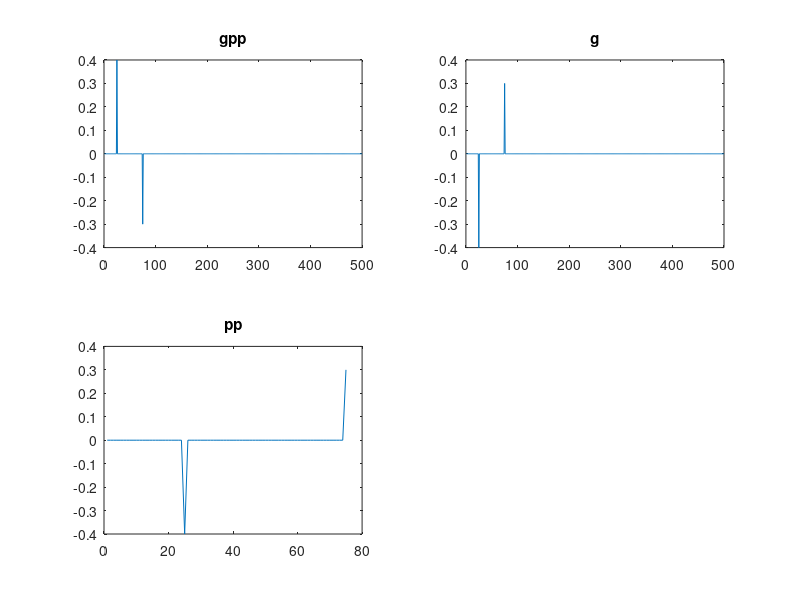

Recreate this plot in MATLAB. (Note: this script raises an error after producing the figure.)

%	program Noah

% ****** noah is an update to pandm to incorporate Noah
% ****** the removal of all surface multiples is the quest.
% ****** I use the f domain
% ------------ steps to compute reflection coeffs from seismogram
% ****** x is the seismogram
% ****** ppg are the refl. coeffs
%	   CALL PEO(NCF,G(2),X,POT) -------- computes the peo g
%	   g(1)=1
%	   call LEVfor(lcf,G,gpp)   -------- computed the refl. coeffs.
%   layerf obtains the synthetic seismogram 1+2R(z) from
%   the reflection coefficients which are read from 2
%   the output is read into 1
clear;
for i=1:20;close;end;
tadcomp='n';

if tadcomp=='y'
load g1tad;
load xtad;
load gpptad;
load xnoah;

xtad=x;
g1tad=g1;
gpptad=gpp;
xnoahtad=xnoah;

clear x;
clear g1;
clear gpp;
clear xnoah;
end;

dt=0.004;
optionfof='y';
optionsof='y';
iwav=1;
lx=300;
lxmax=500;
x=zeros(lxmax,1);
g=zeros(lxmax,1);
gpp=zeros(lxmax,1);
g2=zeros(lxmax,1);
x=zeros(lxmax,1);
xs=zeros(lxmax,1);
xin=zeros(lxmax,1);
xout=zeros(lxmax,1);


tt=[.2 .6];  
gt=[.4 -.3];

n=length(tt);
pp(1:n)=gt(1:n);

cc=gt(1);
nn=fix(tt(1)/2/dt+0.5);

% now set up the layered system


% first determine one-way time, then determine the step in delt of 4ms.

itt(1)=0
for i=1:n
	itt(i+1)=fix(tt(i)/2/dt+0.5);
	ktt=itt(i+1);
	if(i==1)nbig1=ktt;end
	gpp(ktt)=gt(i);
	g(ktt)=-gpp(ktt);
	pp(ktt)=g(ktt);
	for k=itt(i)+1:itt(i+1)-1
		gpp(k)=0.0;
		g(k)=gpp(i);
		pp(k)=g(k);
	end
end

figure,
subplot(221);plot(gpp),title('gpp');
subplot(222);plot(g),title('g');
subplot(223);plot(pp);title('pp');

nkeep=n;
n=ktt;
nbig2=n;

display('BIG n =');n
display('nbig1 =');nbig1
display('nbig2 =');nbig2

nfft=128;

cxin=zeros(nfft,1);
cxnoah=zeros(nfft,1);
ctemp=zeros(nfft,1);

% ****** compute the times for a check
ipos=0;
kk=0;

for i=1:n
	  ipos=ipos+1;
	  if(abs(g(i))~=0)
	  		kk=kk+1;
	  		tt(kk)=ipos*2.*dt;
	  		pp(i)=g(i);
	  end
end

xp(1)=1;

for i=2:nkeep+1
	ipos=itt(i)+1;
	xp(ipos)=-gt(i-1);
end

xp(1)=-1;
xp=-xp;

for ipass=1:2;

% ****** first determine the reverberation 1st order filter
	if(ipass==1)n=nbig1;end
	if(ipass==2)n=nbig2;end
   
	
	ncf=lx;
	%c=resta(gpp,gpptad,'y','gpp-gpptad');
	g(1)=1;
   [g1,g(2:n+1)]=levbak(n,gpp);
   %Check levfor
   rcoef=levfor(n,g);
   subplot(224);plot(rcoef);title(strcat('rcoef from levfor, ipass=',int2str(ipass)))
   figure
   if ipass==2
      subplot(221),plot(g1,'b');%hold on,plot(g1tad,'r');
      title('g1');
   subplot(222),plot(g);title('g');
   end   
   x=acpeo(n,lx,g1);
   if ipass==2
      subplot(223),plot(x,'b');title('output from acpeo');%hold on;
      %plot(xtad,'r'); title('x');
      gpptemp=[1;gpp(:)];rxx_gpp=autocorr(gpptemp);lgpp=length(gpptemp);
      subplot(224),plot(rxx_gpp(lgpp:-1:lgpp./2+1));title('autocorr of gpp');
      c=resta(x,-rxx_gpp(lgpp:-1:lgpp./2+1),'y');
   end;   
   %c=resta(g1,g1tad,'y','g1-g1tad');
   %c=resta(x,xtad,'y','x-xtad');
   
	lx=length(x);i=1:lx;
	xs(i)=x(i);
	pp(i)=x(i);

	xs(1)=-1;
	xs(i)=-xs(i);
	xin(i)=xs(i);
	xout(i)=xs(i);
	
	if(ipass==1)
		i=1:lx;
		filt_1(i)=xout(i+nn);
		xn=max(abs(filt_1));
   	filt_1=filt_1./xn;
	end
end

% ****** now produce the two primary reverberation series
	p_m(i)=zeros(lx,1);
	temp1(i)=zeros(lx,1);
	temp2(i)=zeros(lx,1);

% ****** for 1st order ringing and 2nd order ringing

	temp1(nbig1+1)=xout(nbig1+1);
   temp2(nbig2+1)=xout(nbig2+1);
   
   % First order Filter 
   % c1.z^tau1.(1/(1+c1.z^tau1)=c1.z^tau1.(1-c1.z^tau1+c1^2.z^2tau1-....
   % Second order filter
   % -t1'c1.t1.z^(tau1+tau2).c1.z^tau1.(1/(1+c1.z^tau1)^2=...
   %                        c1.z^tau1.(1-c1.z^tau1+c1^2.z^2tau1-....
	% See Robinson and Treitel pag 288-289
   
   
   p_m=convlim(filt_1,temp1,lx,p_m); % First Order Filter
   temp1=convlim(filt_1,temp2,lx,temp1);
   temp2=convlim(filt_1,temp1,lx,temp2); % Second order filter
   	
	temp2(1)=1;
   figure,
   subplot(221);plot(p_m);title('p_m');
   subplot(222);plot(temp1);title('temp_1');
   subplot(223);plot(temp2);title('temp_2');vv=axis;
   subplot(224);plot(filt_1);title('filt_1');
   subplot(221);axis(vv);
   subplot(222);axis(vv);
   subplot(224);axis(vv);
   
% ****** now sum

	p_m=p_m+temp2;
	xs=xin;
	
	xout(1)=1;

% ****** p_m is the 1st order and 2nd order series + primaries
% ****** now compute the Noah deconvolved series
% ****** the series is 1+R(z) and is obtained as
%	 1+R(z)=1+(X(z)-1)/(2-X(z))

	cxin=fft(xin);nfft=length(cxin);

	i=1:nfft;
   cxnoah(i)=1+(cxin(i)-1)./(2.-cxin(i));
   cxnoah=duplic(cxnoah(1:nfft./2));
   
   xnoah=real(ifft(cxnoah));
   %c=resta(xnoah,xnoahtad,'y','xnoah-xnoahtad');
   
   figure,
   subplot(221);plot(p_m);title('1st and 2nd order series');
	subplot(222);plot(xnoah);title('Noah deconvolved series');

% ****** now compare the traces
   dref=zeros(lx,1); 
	dref(1)=1;
   xs=xs(1:lx);
   if iwav==1 
   	fb=25;
		dt=0.004;
   	lw=50;
   	wav=ricker(lw,fb,dt);
   	wn=max(abs(wav));
   	wav=wav./wn;
      xss=convlim(wav,xs,lx);
   	xs=xss;
      xin=xss;
      pp0=convlim(wav,xp,lx);
      dwav=convlim(wav,dref,lx);
      dref=dwav;
      subplot(223);plot(wav);title('wavelet');
      i=1:lx;
  		xp(i)=pp0(i);
   end
   
   
   subplot(224);plot(xs);title('xs');
      

	gpp=-gpp;
	gt=-gt;
   
   if(optionfof=='y')
	 	nn1=nn;
	 	cc1=cc;
		xss=xs-dref;
		% ------ now do a 1st order recursive filter.
		gpp(nn1)=cc1;

		for i=1:lx
			if(i-nn1<1)
				yy1=0;
			else
				yy1=xss(i-nn1);
			end
			pp0(i)=xss(i)+gpp(nn1)*yy1;
		end
      pp0=pp0(:);
		xout=pp0;
		xout=xout+dref;
            
		figure,
		subplot(221);plot(xs);title('Seismic trace');vv=axis;
		subplot(222);plot(xout);title('After 1st order');axis(vv);

		figure(gcf+1);subplot(221);plot(gpp);title('Gpp 1nd order');

	end

if(optionsof=='y')
   
%   define the first PRIMARY to be subtracted from i/p
%	 and call it primary1


		primary1=zeros(lx,1);
			
		if(iwav==1)lw=50;end
		if(iwav==0)lw=1;end
		for i=lw/2+nn1-lw/2:lw/2+nn1+lw/2
         if i>0 primary1(i)=xout(i)-dref(i);end
		end
		xss=xout-dref-primary1;
      subplot(223);plot(xout);title('xss');axis(vv);
      subplot(224);plot(primary1);title('primary');axis(vv);
      
% ------ now do a 2nd order recursive filter.
		gpp(nn1)=cc1;

		for i=1:lx
			if(i-nn1<1)
				yy1=0;
			else
				yy1=xss(i-nn1);
      	end
         pp0(i)=xss(i)+gpp(nn1)*yy1;
      end

		xout=pp0;
      xout=xout+dref+primary1;
      figure(gcf-1);      
      subplot(223);plot(xout);title('Seismic trace after 2nd order');axis(vv);
      subplot(224);plot(resta(xs,xout));title('residuals');axis(vv);
      figure(gcf+1);
      subplot(222);plot(gpp);title('Gpp 2nd order');

end
